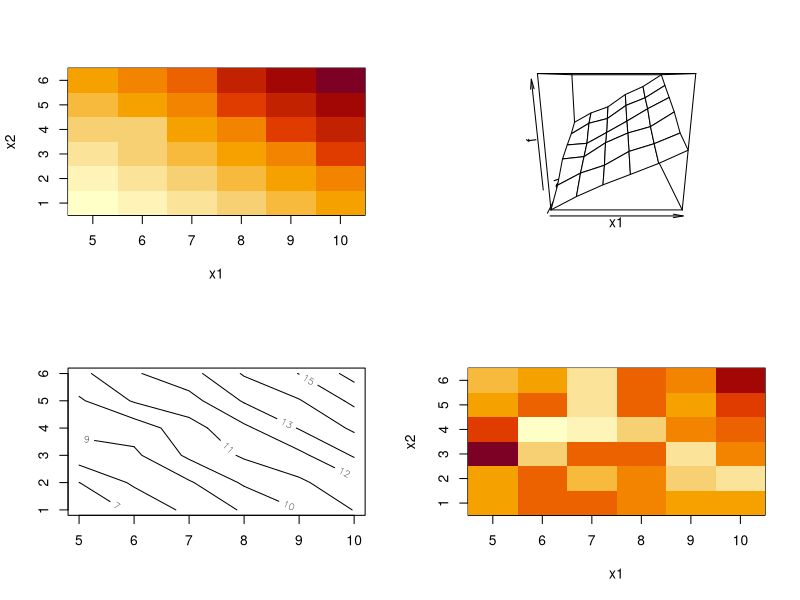
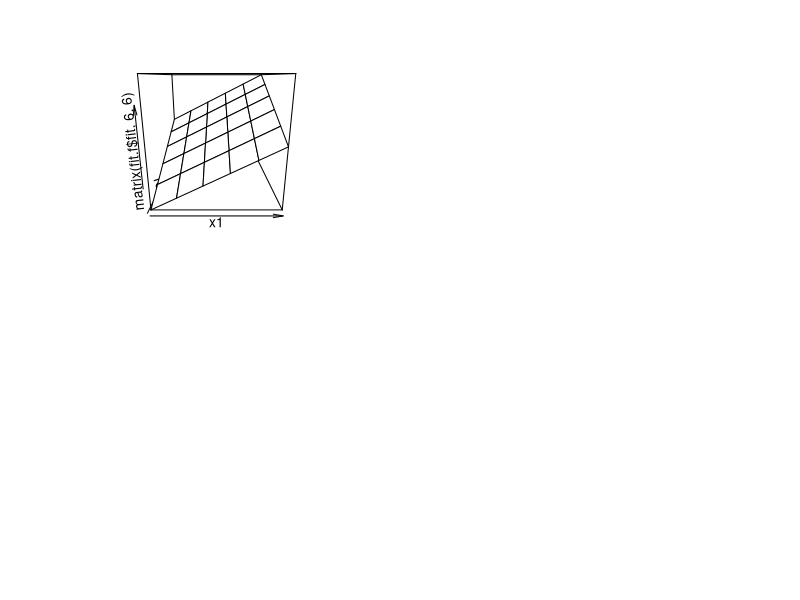

The R source for these figures, in order:
# Surface plotting with a toy example

x1 = 5:10
x2 = 1:6
f = outer(x1,x2,'+')
f = f + rnorm(36,0,0.2)

par(mfrow=c(2,2))
image(x1,x2,f)  # 2D grayscale plot
persp(x1,x2,f)  # 3D surface plot
contour(x1,x2,f)

# Fit a first degree polynomial trend
x12 = expand.grid(x1,x2)  # matrix of locations to match f 'matrix'
fit.f = lm(as.vector(f)~x12[,1]+x12[,2])
image(x1,x2,matrix(fit.f$resid,6,6))
persp(x1,x2,matrix(fit.f$fit,6,6))
